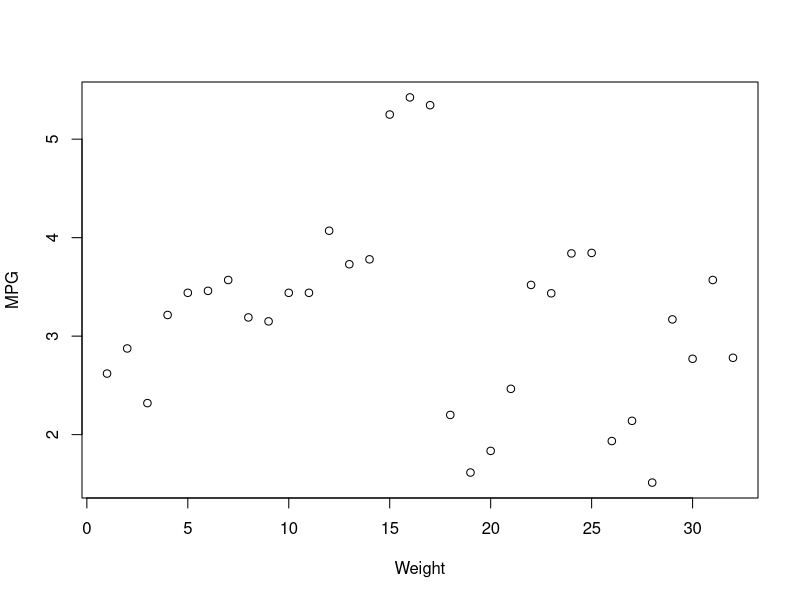

This figure's R source:
## ---- chunk 1
knitr::opts_chunk$set(echo = FALSE)
## ---- chunk 2
head(mtcars)
## ---- chunk 3
plot(mtcars$wt, mtcars$mpy, xlab = "Weight", ylab = "MPG")
